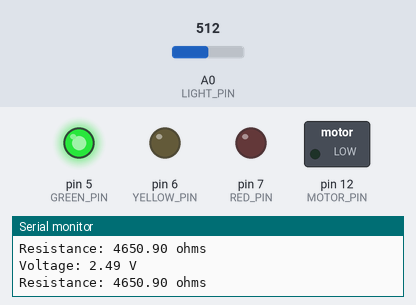
Recording of a sketch running on a simulated Arduino Uno, built with avr-gcc and run on an emulated ATmega328P. Parts: switched loads named in the sketch (green lamp = pin HIGH), output pins drawn as LEDs (lit = HIGH), the last lines printed to the serial monitor. Dashed ring = blinking. Inputs (shaded band) come from the test bench; at power-on: A0 (LIGHT_PIN) = 512.

Above: at 1.3 s.
1.4 s: A0 (LIGHT_PIN) set to 479
At 2.3 s:
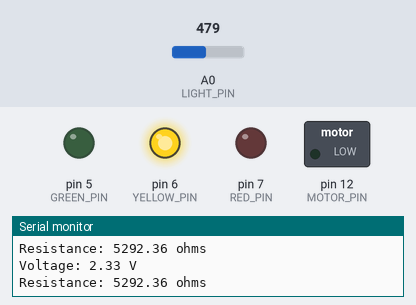
3.0 s: A0 (LIGHT_PIN) set to 338
4.5 s: A0 (LIGHT_PIN) set to 312
At 4.8 s:
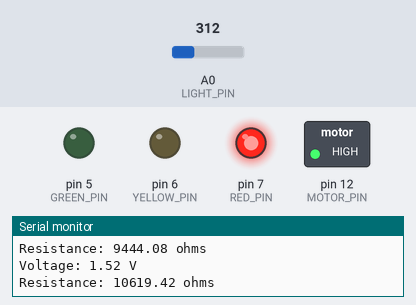
7.5 s: A0 (LIGHT_PIN) set to 511
At 8.4 s:
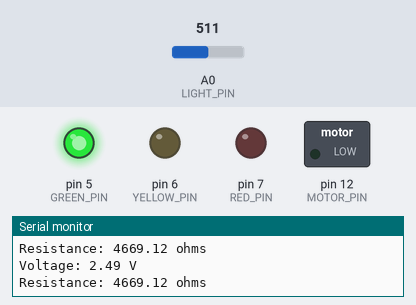
9.0 s: A0 (LIGHT_PIN) set to 306
At 10.4 s:
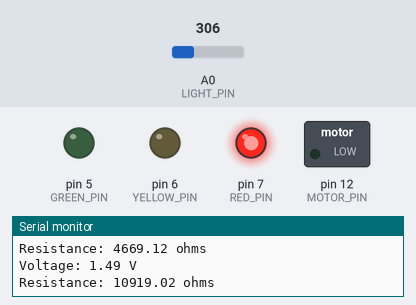
Timing chart, 0 to 13.0 s (numbered marks = the images above; inputs shaded):
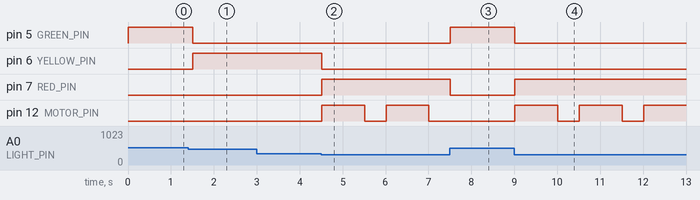

Measured:
- the behaviour switches between 494 and 493 on A0 (LIGHT_PIN) (found by bisection; images 0 and 1)
- the behaviour switches between 326 and 325 on A0 (LIGHT_PIN) (found by bisection; images 1 and 2)
- after the input at 1.4 s, pin 5 (GREEN_PIN): HIGH → LOW after 0.10 s; pin 6 (YELLOW_PIN): LOW → HIGH after 0.10 s
- after the input at 4.5 s, pin 6 (YELLOW_PIN): HIGH → LOW at once; pin 7 (RED_PIN): LOW → HIGH at once; pin 12 (MOTOR_PIN): alternates HIGH for 1.0 s and LOW for 0.50 s, starting at once
- after the input at 7.5 s, pin 5 (GREEN_PIN): LOW → HIGH at once; pin 7 (RED_PIN): HIGH → LOW at once; pin 12 (MOTOR_PIN): stays LOW (without the input it goes to HIGH after 0.01 s)
- after the input at 9.0 s, pin 5 (GREEN_PIN): HIGH → LOW at once; pin 7 (RED_PIN): LOW → HIGH at once; pin 12 (MOTOR_PIN): alternates HIGH for 1.0 s and LOW for 0.50 s, starting at once

The sketch:

week_2_lab_04_051.ino
```cpp
const int LIGHT_PIN = A0; // Pin connected to voltage divider output
const int RED_PIN = 7; // Too dark
const int YELLOW_PIN = 6; // Warning
const int GREEN_PIN = 5; //Good light

const int MOTOR_PIN = 12; //to control blinds

bool motor_flag = false; //ensure motor ran once

// Measure the voltage at 5V and the actual resistance of your
// 47k resistor, and enter them below:
const float VCC = 4.98; // Measured voltage of Ardunio 5V line
const float R_DIV = 4660.0; // Measured resistance of 3.3k resistor

// Set this to the minimum resistance require to turn an LED on:
const float DARK_THRESHOLD = 10000.0;
const float WARN_THRESHOLD = 5000.0;

void setup()
{
  Serial.begin(9600);
  pinMode(LIGHT_PIN, INPUT);
  pinMode(RED_PIN, OUTPUT);
  pinMode(YELLOW_PIN, OUTPUT);
  pinMode(GREEN_PIN, OUTPUT);
  pinMode(MOTOR_PIN, OUTPUT);
}

void loop()
{
  // Read the ADC, and calculate voltage and resistance from it
  int lightADC = analogRead(LIGHT_PIN);
  if (lightADC > 0)
  {
    // Use the ADC reading to calculate voltage and resistance
    float lightV = lightADC * VCC / 1023.0;
    float lightR = R_DIV * (VCC / lightV - 1.0);
    Serial.println("Voltage: " + String(lightV) + " V");
    Serial.println("Resistance: " + String(lightR) + " ohms");

    // If resistance of photocell is greater than the dark
    // threshold setting, turn the LED on.
    if (lightR >= DARK_THRESHOLD){
      digitalWrite(RED_PIN, HIGH);
      digitalWrite(YELLOW_PIN, LOW);
      digitalWrite(GREEN_PIN, LOW);
      open_blinds();
    }
    else if (lightR >= WARN_THRESHOLD){
      digitalWrite(RED_PIN, LOW);
      digitalWrite(YELLOW_PIN, HIGH);
      digitalWrite(GREEN_PIN, LOW);
    }
      else{
      digitalWrite(RED_PIN, LOW);
      digitalWrite(YELLOW_PIN, LOW);
      digitalWrite(GREEN_PIN, HIGH);
      }

    Serial.println();
    delay(500);
  }
}

void open_blinds(){
  digitalWrite(MOTOR_PIN, HIGH);
  delay(1000);
  digitalWrite(MOTOR_PIN, LOW);
}
```
